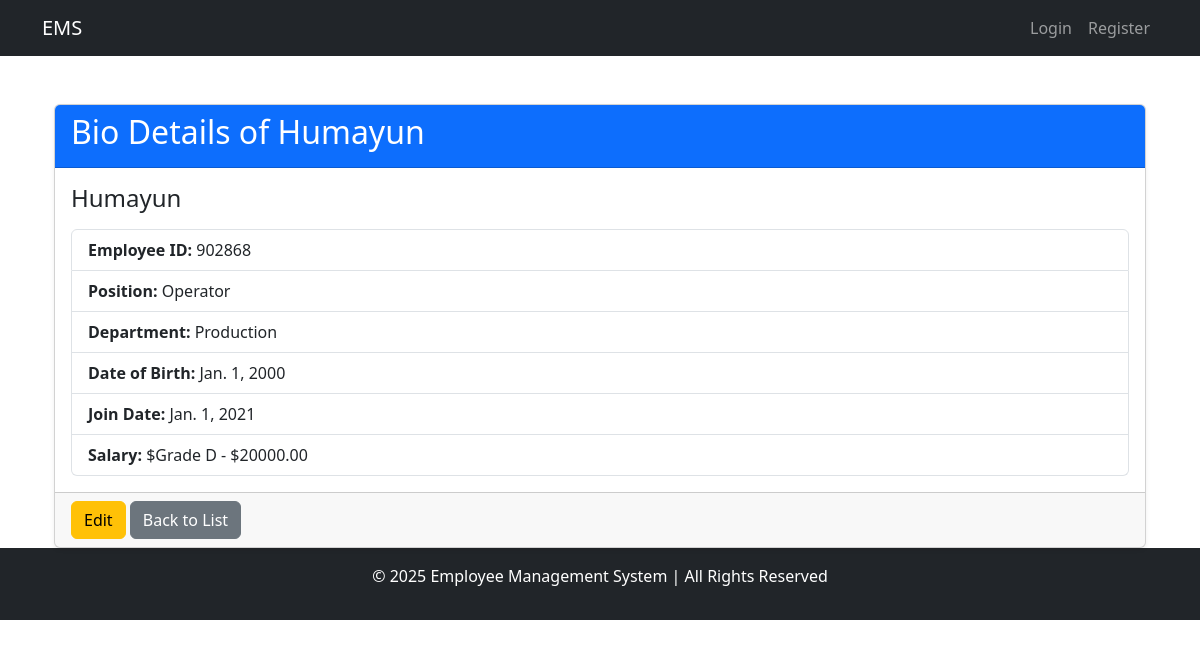
/employee/3/, run on the app's committed database.
### employees/models.py (models this page shows, shortened)
class Employee(models.Model):
    user = models.OneToOneField(User, on_delete=models.CASCADE, null=True, blank=True)
    employee_id = models.CharField(max_length=20)
    name = models.CharField(max_length=255)
    join_date = models.DateField()
    date_of_birth = models.DateField()
    floor = models.ForeignKey(Floor, on_delete=models.SET_NULL, null=True)
    department = models.ForeignKey(Department, on_delete=models.SET_NULL, null=True)
    position = models.ForeignKey(Position, on_delete=models.SET_NULL, null=True)
    salary = models.ForeignKey(Salary, on_delete=models.SET_NULL, null=True)

class Position(models.Model):
    title = models.CharField(max_length=100, unique=True)
    def __str__(self):
        return self.title

class Department(models.Model):
    name = models.CharField(max_length=100, unique=True)
    description = models.TextField(blank=True, null=True)
    def __str__(self):
        return self.name

class Salary(models.Model):
    GRADE_CHOICES = [
        ('A', 'Grade A'),
        ('B', 'Grade B'),
        ('C', 'Grade C'),
        ('D', 'Grade D'),
    ]
    grade = models.CharField(max_length=1, choices=GRADE_CHOICES, unique=True)
    amount = models.DecimalField(max_digits=10, decimal_places=2)
    def __str__(self):
        return f"{self.get_grade_display()} - ${self.amount}"

### employees/views.py (the view)
# urls.py: path("employee/<int:employee_id>/", views.employee_detail, name="employee_detail"),
def employee_detail(request, employee_id):
    employee = get_object_or_404(Employee, id=employee_id)
    return render(request, 'employees/detail.html', {'employee': employee})

### employees/templates/employees/detail.html
{% extends "base.html" %}
{% block content %}
<div class="container mt-4">
    <div class="card shadow-sm">
        <div class="card-header bg-primary text-white">
            <h2> Bio Details of {{ employee.name }} </h2>
        </div>
        <div class="card-body">
            <h4 class="mb-3">{{ employee.name }}</h4>
            <ul class="list-group">
                <li class="list-group-item"><strong>Employee ID:</strong> {{ employee.employee_id }}</li>
                <li class="list-group-item"><strong>Position:</strong> {{ employee.position }}</li>
                <li class="list-group-item"><strong>Department:</strong> {{ employee.department }}</li>
                <li class="list-group-item"><strong>Date of Birth:</strong> {{ employee.date_of_birth }}</li>
                <li class="list-group-item"><strong>Join Date:</strong> {{ employee.join_date }}</li>
                <li class="list-group-item"><strong>Salary:</strong> ${{ employee.salary }}</li>
            </ul>
        </div>
        <div class="card-footer">
            <a href="{% url 'employee_edit' employee.id %}" class="btn btn-warning">Edit</a>
            <a href="{% url 'employee_view' %}" class="btn btn-secondary">Back to List</a>
        </div>
    </div>
</div>
{% endblock %}

### templates/base.html (style rules this page uses)
html, body { height: 100%; margin: 0; }
body { display: flex; flex-direction: column; }

### data on the page
Employee: name "Humayun", employee_id "902868", position "Operator", department "Production", date_of_birth "Jan. 1, 2000", join_date "Jan. 1, 2021", salary "Grade D - $20000.00"
